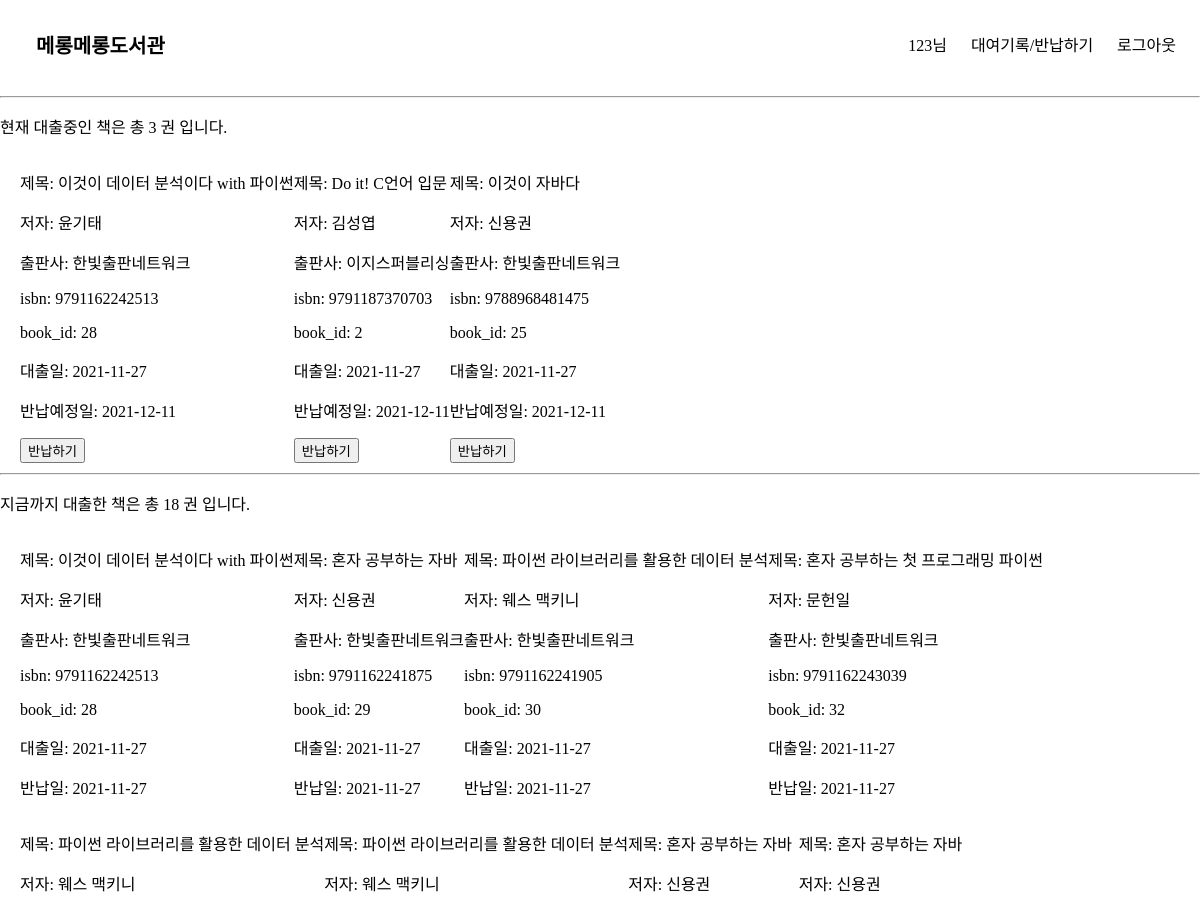
The page /dashboard (signed in, upper part) on the database as committed earlier.
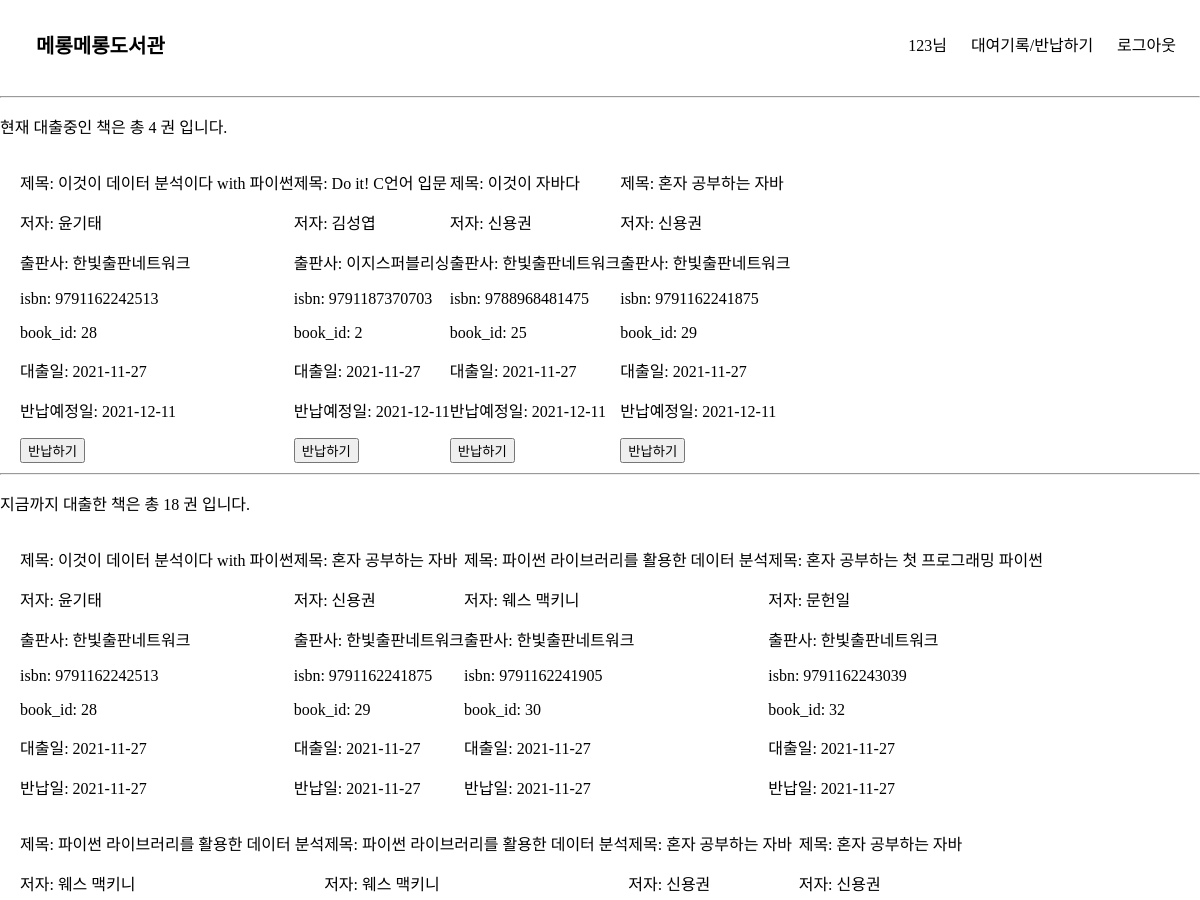
The same page on the database as committed later.
### elicelibrary/models.py (models this page shows, shortened)
class checkoutRecords(db.Model):
    __tablename__     = 'checkoutRecords'
    checkout_id       = db.Column(db.Integer, primary_key=True, nullable=False, autoincrement=True, unique=True)
    book_id           = db.Column(db.Integer, db.ForeignKey('Book.id'), nullable=False)
    user_id           = db.Column(db.String(45), db.ForeignKey('User.email'))
    checkoutdate      = db.Column(db.Date)
    duedate           = db.Column(db.Date)
    returndate        = db.Column(db.Date, nullable=True)
    isbn              = db.Column(db.String(45))

class Book(db.Model):
    __tablename__     = 'Book'
    id                = db.Column(db.Integer, primary_key=True, nullable=False, autoincrement=True, unique=True)
    title             = db.Column(db.String(45), nullable=False)
    author            = db.Column(db.String(45))
    publisher         = db.Column(db.String(45))
    publication_date  = db.Column(db.String(45))
    pages             = db.Column(db.Integer)
    isbn              = db.Column(db.String(45))
    registered_date   = db.Column(db.DateTime, default=datetime.utcnow)
    description       = db.Column(db.Text())    # 길이를 정할 수 없는 문자열은 Text를 쓰면 됨
    book_link         = db.Column(db.String(255))
    book_status       = db.Column(db.String(45))   # "1" :대출가능, "0" : 대출중 , "999" : 폐기    -> 선택형 변수에 적합한 데이터타입이 있을까?
    book_img          = db.Column(db.String(45))    # 책 표지만 바뀐 경우, 또는 책이 다르지만 같은 표지를 쓰는 경우가 있기 때문에 이미지 스토리지에서 같은 이미지의 반복을 막기 위해 별도의 책 이미지 식별 용 변수를 넣음
    at_user           = db.Column(db.String(45), default=None)

### elicelibrary/views/book_api.py (the view)
@book.route('/dashboard', methods=["GET", "POST"])
def user_dashboard():
    if session['login_id'] == None:
        flash("대출기록을 확인하시려면 로그인을 해주세요.")
        return redirect(url_for('user.login'))
    else :
        login_id = session['login_id']
        checkout_list = db.session.query(checkoutRecords, Book).join(Book).filter((checkoutRecords.user_id == login_id) & (checkoutRecords.returndate == None)).all()
        checkout_count=len(checkout_list)
        return_records = db.session.query(checkoutRecords, Book).join(Book).filter((checkoutRecords.user_id == login_id) & (checkoutRecords.returndate != None)).all()
        return_count= len(return_records)
        return render_template("checkoutrecords.html", checkout_list=checkout_list, checkout_count=checkout_count, return_records=return_records, return_count=return_count)

### elicelibrary/templates/checkoutrecords.html (shortened to what this page needs)
{% extends 'base.html' %}
{% block content %}
<p>현재 대출중인 책은 총 {{ checkout_count }} 권 입니다.</p>
<div class="book-card-container">
    {% for book in checkout_list %}
        <div class="checkout-info-list">
            <p>제목: {{ book[1].title }}</p>
            <p>저자: {{ book[1].author }}</p>
            <p>출판사: {{ book[1].publisher }}</p>
            <p>isbn: {{ book[1].isbn }}</p>
            <p>book_id: {{ book[0].book_id }}</p>
            <p>대출일: {{ book[0].checkoutdate }}</p>
            <p>반납예정일: {{ book[0].duedate }}</p>
            <form action="{{ url_for('book.book_return', book_id=book[0].book_id) }}" method="post">
                <input class='checkout-btn' type="submit" value="반납하기">
            </form>
        </div>
    {% endfor %}
</div>
<hr>
<p>지금까지 대출한 책은 총 {{ return_count }} 권 입니다. </p>
<div class="book-card-container">
    {% for book in return_records %}
        <div class="checkout-info-list">
            <p>제목: {{ book[1].title }}</p>
            <p>저자: {{ book[1].author }}</p>
            <p>출판사: {{ book[1].publisher }}</p>
            <p>isbn: {{ book[1].isbn }}</p>
            <p>book_id: {{ book[0].book_id }}</p>
            <p>대출일: {{ book[0].checkoutdate }}</p>
            <p>반납일: {{ book[0].returndate }}</p>
        </div>
    {% endfor %}
</div>
{% endblock %}

Rows that differ between the two databases and show on the page:
added checkoutRecords: title "혼자 공부하는 자바", author "신용권", publisher "한빛출판네트워크", isbn "9791162241875", book "29", checkoutdate "2021-11-27", duedate "2021-12-11"
Other text that changed with them:
{{ checkout_count }}: "3" → "4"
